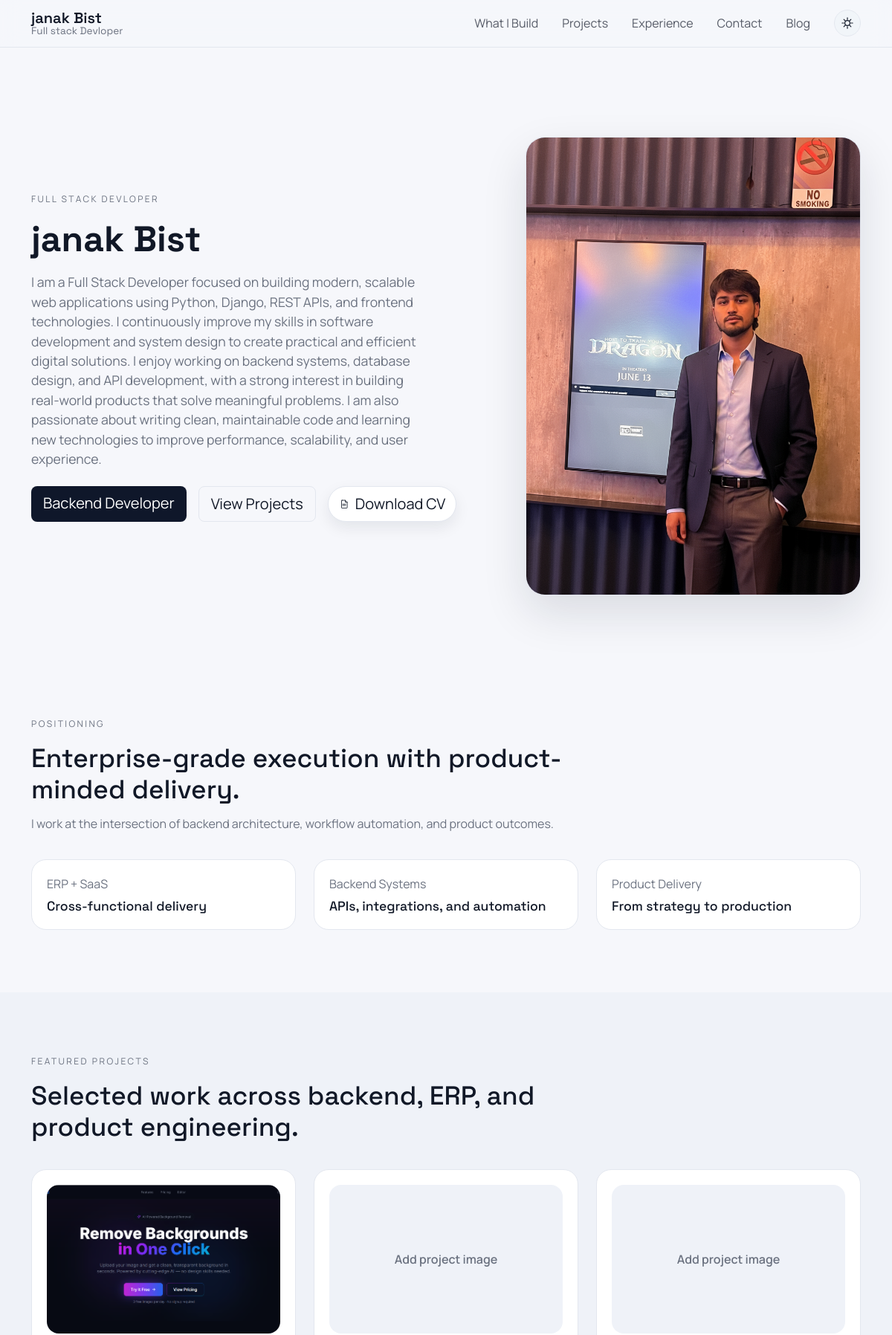
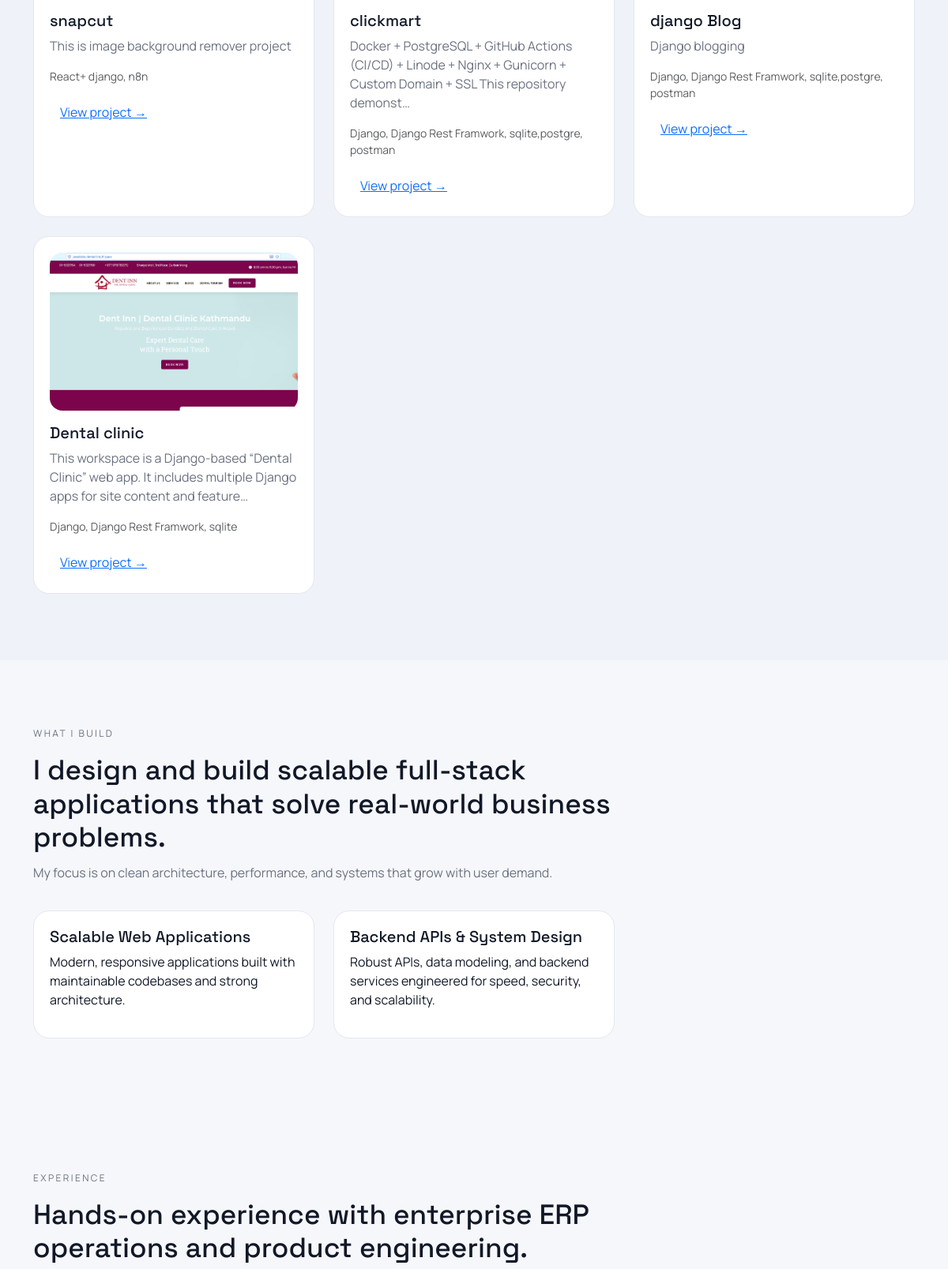
The page / (upper part) on the database its author committed (2 pictures, top to bottom).
### portfolio/models.py (models this page shows, shortened)
class Profile(models.Model):
    name = models.CharField(max_length=120)
    role = models.CharField(max_length=120)
    bio = models.TextField()
    image = models.ImageField(upload_to="profile/", blank=True, null=True)
    cv = models.FileField(upload_to="cv/", blank=True, null=True)
    skills = models.TextField(help_text="Comma-separated skills")
    social_github = models.URLField(blank=True)
    social_linkedin = models.URLField(blank=True)
    social_twitter = models.URLField(blank=True)
    social_email = models.EmailField(blank=True)
    social_website = models.URLField(blank=True)
    updated_at = models.DateTimeField(auto_now=True)

class Project(models.Model):
    title = models.CharField(max_length=200)
    description = models.TextField()
    image = models.ImageField(upload_to="projects/", blank=True, null=True)
    tech_stack = models.CharField(max_length=240, help_text="Comma-separated tech stack")
    link = models.URLField(blank=True)
    featured = models.BooleanField(default=False)
    created_at = models.DateTimeField(auto_now_add=True)

### portfolio/views.py (the view, shortened to what this page needs)
# urls.py: path("", HomeView.as_view(), name="home"),
class HomeView(FormView):
    template_name = "portfolio/home.html"
    form_class = ContactMessageForm
    success_url = reverse_lazy("portfolio:home")
    def get_context_data(self, **kwargs):
        context = super().get_context_data(**kwargs)
        profile = Profile.objects.first()
        context["profile"] = profile
        if profile and profile.skills:
            context["skills_list"] = [
                skill.strip() for skill in profile.skills.split(",") if skill.strip()
            ]
        else:
            context["skills_list"] = []
        context["projects"] = Project.objects.order_by("-created_at")[:6]
        context["blogs"] = Blog.objects.filter(is_published=True).order_by("-created_at")[:3]
        return context

### templates/portfolio/home.html (shortened to what this page needs)
{% extends 'portfolio/base.html' %}
{% load static %}
{% block content %}
<header class="hero-section">
    <div class="container">
        <div class="row align-items-center gy-4">
            <div class="col-lg-7" data-aos="fade-right">
                <p class="eyebrow">{{ profile.role|default:'Backend Engineer' }}</p>
                <h1 class="hero-title">{{ profile.name|default:'Your Name' }}</h1>
                <p class="hero-subtitle">{{ profile.bio|default:"I build reliable backend systems and product-focused web experiences for teams that ship real operations." }}</p>
                <div class="hero-actions">
                    <a class="btn btn-primary btn-lg" href="#contact">Backend Developer</a>
                    <a class="btn btn-outline-secondary btn-lg" href="#projects">View Projects</a>
                    {% if profile.cv %}
                        <a class="btn btn-cv btn-lg" href="{{ profile.cv.url }}" target="_blank" rel="noopener">
                            <span class="cv-icon" aria-hidden="true">
                                <svg viewBox="0 0 24 24" role="img" focusable="false">
                                    <path d="M7 3.5h7.5L19 8v12.5a1 1 0 0 1-1 1H7a1 1 0 0 1-1-1V4.5a1 1 0 0 1 1-1z" />
                                    <path d="M14.5 3.5V8H19" />
                                    <path d="M8.5 12.5h7" />
                                    <path d="M8.5 15.5h7" />
                                </svg>
                            </span>
                            <span>Download CV</span>
                        </a>
                    {% endif %}
                </div>
            </div>
            <div class="col-lg-5" data-aos="fade-left">
                <div class="hero-card">
                    {% if profile.image %}
                        <img class="img-fluid" src="{{ profile.image.url }}" alt="{{ profile.name }}" />
                    {% else %}
                        <div class="placeholder-image">Upload a profile photo</div>
                    {% endif %}
                </div>
            </div>
        </div>
    </div>
</header>
<section class="section-padding" id="positioning">
    <div class="container">
        <div class="section-heading" data-aos="fade-up">
            <p class="eyebrow">Positioning</p>
            <h2 class="section-title">Enterprise-grade execution with product-minded delivery.</h2>
            <p class="section-subtitle">I work at the intersection of backend architecture, workflow automation, and product outcomes.</p>
        </div>
        <div class="row g-4">
            <div class="col-md-4" data-aos="zoom-in">
                <div class="stat-card">
                    <p class="stat-label">ERP + SaaS</p>
                    <h3 class="stat-title">Cross-functional delivery</h3>
                </div>
            </div>
            <div class="col-md-4" data-aos="zoom-in" data-aos-delay="100">
                <div class="stat-card">
                    <p class="stat-label">Backend Systems</p>
                    <h3 class="stat-title">APIs, integrations, and automation</h3>
                </div>
            </div>
            <div class="col-md-4" data-aos="zoom-in" data-aos-delay="200">
                <div class="stat-card">
                    <p class="stat-label">Product Delivery</p>
                    <h3 class="stat-title">From strategy to production</h3>
                </div>
            </div>
        </div>
    </div>
</section>
<section id="projects" class="section-padding bg-soft">
    <div class="container">
        <div class="section-heading" data-aos="fade-up">
            <p class="eyebrow">Featured Projects</p>
            <h2 class="section-title">Selected work across backend, ERP, and product engineering.</h2>
        </div>
        <div class="row g-4">
            {% for project in projects %}
                <div class="col-md-6 col-lg-4" data-aos="fade-up">
                    <div class="project-card">
                        {% if project.image %}
                            <img src="{{ project.image.url }}" alt="{{ project.title }}" />
                        {% else %}
                            <div class="project-placeholder">Add project image</div>
                        {% endif %}
                        <div class="project-body">
                            <h3 class="h5">{{ project.title }}</h3>
                            <p>{{ project.description|truncatechars:120 }}</p>
                            <p class="small text-muted">{{ project.tech_stack }}</p>
                            {% if project.link %}
                                <a class="btn btn-link" href="{{ project.link }}" target="_blank" rel="noopener">View project →</a>
                            {% endif %}
                        </div>
                    </div>
                </div>
            {% empty %}
                <div class="col-12">
                    <div class="glass-panel">Add your first project from the dashboard.</div>
                </div>
            {% endfor %}
        </div>
    </div>
</section>
<section id="services" class="section-padding">
    <div class="container">
        <div class="section-heading" data-aos="fade-up">
            <p class="eyebrow">What I Build</p>
            <h2 class="section-title">I design and build scalable full-stack applications that solve real-world business problems.</h2>
            <p class="section-subtitle">My focus is on clean architecture, performance, and systems that grow with user demand.</p>
        </div>
        <div class="row g-4">
            <div class="col-md-4" data-aos="zoom-in">
                <div class="service-card">
                    <h3 class="h5">Scalable Web Applications</h3>
                    <p>Modern, responsive applications built with maintainable codebases and strong architecture.</p>
                </div>
            </div>
            <div class="col-md-4" data-aos="zoom-in" data-aos-delay="100">
                <div class="service-card">
                    <h3 class="h5">Backend APIs & System Design</h3>
                    <p>Robust APIs, data modeling, and backend services engineered for speed, security, and scalability.</p>
                </div>
            </div>
        </div>
    </div>
</section>
<section id="experience" class="section-padding">
    <div class="container">
        <div class="section-heading" data-aos="fade-up">
            <p class="eyebrow">Experience</p>
            <h2 class="section-title">Hands-on experience with enterprise ERP operations and product engineering.</h2>
        </div>
    </div>
</section>
{% endblock %}

### templates/portfolio/base.html (shortened to what this page needs)
{% load static %}
<!DOCTYPE html>
<html lang="en" data-theme="light">
<head>
    <link href="https://cdn.jsdelivr.net/npm/bootstrap@5.3.3/dist/css/bootstrap.min.css" rel="stylesheet" />
    <link href="https://unpkg.com/aos@2.3.4/dist/aos.css" rel="stylesheet" />
    <link href="{% static 'css/portfolio.css' %}" rel="stylesheet" />
</head>
<body class="portfolio-body">
    {% include 'portfolio/partials/navbar.html' %}
    {% block content %}{% endblock %}
</body>
</html>

### templates/portfolio/partials/navbar.html (shortened to what this page needs)
<nav class="navbar navbar-expand-lg sticky-top site-nav">
    <div class="container">
        <a class="navbar-brand" href="/">
            <span class="brand-name">{{ profile.name|default:'Portfolio' }}</span>
            <span class="brand-role">{{ profile.role|default:'Full-stack Developer' }}</span>
        </a>
        <div class="collapse navbar-collapse" id="mainNav">
            <ul class="navbar-nav ms-auto gap-lg-3">
                <li class="nav-item"><a class="nav-link" href="#services">What I Build</a></li>
                <li class="nav-item"><a class="nav-link" href="#projects">Projects</a></li>
                <li class="nav-item"><a class="nav-link" href="#experience">Experience</a></li>
                <li class="nav-item"><a class="nav-link" href="#contact">Contact</a></li>
                <li class="nav-item"><a class="nav-link" href="#blog">Blog</a></li>
            </ul>
            <div class="nav-actions ms-lg-4">
                <button class="theme-toggle" id="themeToggle" type="button" aria-label="Switch to dark mode">
                    <span class="theme-icon theme-icon-sun" aria-hidden="true">
                        <svg viewBox="0 0 24 24" role="img" focusable="false">
                            <circle cx="12" cy="12" r="4.5" />
                            <path d="M12 2.5v3.2M12 18.3v3.2M21.5 12h-3.2M5.7 12H2.5M18.4 5.6l-2.3 2.3M7.9 16.1l-2.3 2.3M18.4 18.4l-2.3-2.3M7.9 7.9l-2.3-2.3" />
                        </svg>
                    </span>
                </button>
            </div>
        </div>
    </div>
</nav>

### static/css/portfolio.css (style rules this page uses)
:root { --bg: #f6f7fb; --bg-soft: #eff2f8; --surface: #ffffff; --text: #111827; --muted: #6b7280; --border: #e3e7ef; --accent: #0f172a; --accent-soft: #f1f5f9; }
body.portfolio-body { font-family: "Manrope", sans-serif; background: var(--bg); color: var(--text); min-height: 100vh; scroll-behavior: smooth; }
h1, h2, h3, h4, .navbar-brand { font-family: "Space Grotesk", sans-serif; }
.site-nav { backdrop-filter: blur(12px); background: rgba(246, 247, 251, 0.9); border-bottom: 1px solid var(--border); }
.navbar-brand { display: flex; flex-direction: column; line-height: 1.1; }
.brand-name { font-weight: 600; color: var(--text); }
.brand-role { font-size: 0.85rem; color: var(--muted); }
.site-nav .nav-link { color: var(--text); opacity: 0.7; }
.nav-actions { display: flex; align-items: center; gap: 12px; }
.theme-toggle { border: 1px solid var(--border); background: var(--accent-soft); color: var(--text); border-radius: 999px; width: 36px; height: 36px; display: inline-flex; align-items: center; justify-content: center; cursor: pointer; transition: background 0.2s ease, border-color 0.2s ease; }
.theme-icon { display: inline-flex; width: 18px; height: 18px; }
.theme-icon svg { width: 100%; height: 100%; fill: none; stroke: currentColor; stroke-width: 1.6; stroke-linecap: round; stroke-linejoin: round; }
.section-padding { padding: 84px 0; }
.section-heading { margin-bottom: 36px; max-width: 740px; }
.section-title { font-size: 2.2rem; margin-bottom: 12px; }
.section-subtitle { color: var(--muted); font-size: 1rem; }
.bg-soft { background: var(--bg-soft); }
.eyebrow { text-transform: uppercase; letter-spacing: 0.2em; font-size: 0.75rem; color: var(--muted); }
.hero-section { padding: 120px 0 80px; }
.hero-title { font-size: clamp(2.6rem, 4vw, 3.6rem); font-weight: 700; margin-bottom: 16px; }
.hero-subtitle { font-size: 1.1rem; color: var(--muted); max-width: 520px; }
.hero-actions { display: flex; gap: 16px; flex-wrap: wrap; margin: 24px 0; }
.btn-cv { display: inline-flex; align-items: center; gap: 8px; background: var(--surface); border: 1px solid var(--border); color: var(--text); border-radius: 999px; padding: 8px 14px; box-shadow: 0 8px 20px rgba(15, 23, 42, 0.08); text-decoration: none; }
.btn-cv .cv-icon { width: 14px; height: 14px; display: inline-flex; }
.btn-cv .cv-icon svg { width: 100%; height: 100%; fill: none; stroke: currentColor; stroke-width: 1.4; stroke-linecap: round; stroke-linejoin: round; }
.hero-card { border-radius: 26px; overflow: hidden; border: 1px solid var(--border); background: var(--surface); box-shadow: 0 24px 60px rgba(15, 23, 42, 0.12); }
.hero-card img, .hero-card .placeholder-image { width: 100%; min-height: 360px; object-fit: cover; background: linear-gradient(140deg, #cbd5f5, #dde3f2); display: flex; align-items: center; justify-content: center; color: var(--muted); font-weight: 600; }
.stat-card, .project-card, .blog-card, .service-card, .contact-card, .experience-card, .stack-card, .content-card { background: var(--surface); border: 1px solid var(--border); border-radius: 20px; padding: 20px; height: 100%; }
.stat-label { color: var(--muted); margin-bottom: 8px; }
.stat-title { font-size: 1.1rem; margin-bottom: 0; }
.project-card img, .blog-card img, .project-placeholder, .blog-placeholder { width: 100%; height: 200px; object-fit: cover; border-radius: 16px; background: var(--bg-soft); display: flex; align-items: center; justify-content: center; color: var(--muted); font-weight: 600; margin-bottom: 16px; }
.project-body p, .blog-body p { color: var(--muted); }
.btn-primary { background: var(--accent); border: none; }
.btn-outline-secondary { border-color: var(--border); color: var(--text); }

### rows shown on the page
Profile: name "janak Bist", role "Full stack Devloper", role "FULL STACK DEVLOPER", bio "I am a Full Stack Developer focused on building modern, scalable web applications using Python, Django, REST APIs, and frontend technologies. I continuously improve my skills in software development and system design to create practical and efficient digital solutions. I enjoy working on backend systems, database design, and API development, with a strong interest in building real-world products that solve meaningful problems. I am also passionate about writing clean, maintainable code and learning new technologies to improve performance, scalability, and user experience.", image (picture)
Project: image (picture), title "snapcut", description "This is image background remover project", tech_stack "React+ django, n8n"
Project: image "Add project image", title "clickmart", description "Docker + PostgreSQL + GitHub Actions (CI/CD) + Linode + Nginx + Gunicorn + Custom Domain + SSL This repository demonst…", tech_stack "Django, Django Rest Framwork, sqlite,postgre, postman"
Project: image "Add project image", title "django Blog", description "Django blogging", tech_stack "Django, Django Rest Framwork, sqlite,postgre, postman"
Project: image (picture), title "Dental clinic", description "This workspace is a Django-based “Dental Clinic” web app. It includes multiple Django apps for site content and feature…", tech_stack "Django, Django Rest Framwork, sqlite"
